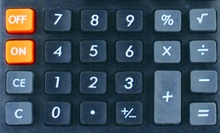
%> input picture Assignments/Assignments1/img/calculator2_buttons.jpg, 220 x 133 px, shrunk from 667 x 403 before the run
$ octave Q3_solution.m   (GNU Octave 9; MATLAB toolbox functions it lacks are replaced by stand-ins)
%> lines starting %> are read from the running program, lines starting %| are printed output that depends on the picture; in (x1, y1, x2, y2) boxes, pixels count from 0 and x2, y2 are one past the last pixel; in counts of white or black regions, pixels touching at a corner belong together; the program's own positions count from 1
### Assignments/Assignments1/myDilatation.m
function result = myDilatation(Img,Kernel)
[img_height,img_width] = size(Img);
result = zeros(img_height,img_width);
[kernel_hight,kernel_width] = size(Kernel);
padding_num = (kernel_hight-1)/2;
padding_img = zeros(img_height+(2*padding_num),img_width+(2*padding_num));
for i = 1:img_height
    for j = 1:img_width
        padding_img(i+padding_num,j+padding_num) = Img(i,j);
    end
end

for i = 1:img_height
    for j = 1:img_width
        tmp = zeros(kernel_width);
        for l = 0:(2*padding_num)
            for m = 0:(2*padding_num)
                tmp(l+1,m+1) = padding_img(i+l,j+m);
            end
        end
        tmp_matrix = zeros(kernel_hight,kernel_width);
        for l = 1:kernel_hight
            for m = 1:kernel_width
                tmp_matrix(l,m) = tmp(l,m) * Kernel(l,m);
            end
        end
        tmp_array = tmp_matrix(:);
        tmp_max = max(tmp_array);
        result(i,j) = tmp_max;
    end
end

end

### Assignments/Assignments1/myErosion.m
function result = myDilatation(Img,Kernel)
[img_height,img_width] = size(Img);
result = zeros(img_height,img_width);
[kernel_hight,kernel_width] = size(Kernel);
padding_num = (kernel_hight-1)/2;
padding_img = zeros(img_height+(2*padding_num),img_width+(2*padding_num));
for i = 1:img_height
    for j = 1:img_width
        padding_img(i+padding_num,j+padding_num) = Img(i,j);
    end
end

for i = 1:img_height
    for j = 1:img_width
        tmp = zeros(kernel_width);
        for l = 0:(2*padding_num)
            for m = 0:(2*padding_num)
                tmp(l+1,m+1) = padding_img(i+l,j+m);
            end
        end
        tmp_matrix = zeros(kernel_hight,kernel_width);
        for l = 1:kernel_hight
            for m = 1:kernel_width
                if Kernel(l,m) ~= 0
                    tmp_matrix(l,m) = tmp(l,m) * Kernel(l,m);
                else
                    tmp_matrix(l,m) = 1;
                end
            end
        end
        tmp_array = tmp_matrix(:);
        tmp_min = min(tmp_array);
        result(i,j) = tmp_min;
    end
end

end

### Assignments/Assignments1/Q3_solution.m
img_d = imread('img\calculator2_buttons.jpg');
%> img_d is the input picture: size 133x220x3 uint8; mean R, G, B 61.4, 78.3, 91.2
img_e = imread('img\calculator2_buttons.jpg');
thresh_img_d = graythresh(img_d);
%> thresh_img_d = 0.4
thresh_img_e = graythresh(img_e);
%> thresh_img_e = 0.4
img_bw_d = im2bw(img_d,thresh_img_d);
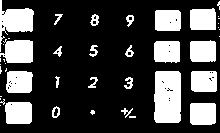
%> img_bw_d: size 133x220 logical; 26.6% white; 43 white regions (21 under 20 px), largest, box (x1, y1, x2, y2) and area: (154, 71, 181, 123) 1346, (0, 0, 34, 52) 784, (0, 39, 33, 63) 639
img_bw_e = im2bw(img_e,thresh_img_e);
kernel = [0,1,0;
          1,1,1;
          0,1,0];
result_d = myDilatation(img_bw_d,kernel);
%> after the loop in myDilatation, `for i = 1:img_height`:
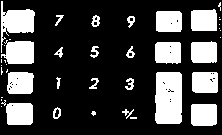
%> padding_img: size 135x222 double; values 0 (black) and 1 (white), 25.9% white; 43 white regions (21 under 20 px), largest, box (x1, y1, x2, y2) and area: (155, 72, 182, 124) 1346, (1, 1, 35, 53) 784, (1, 40, 34, 64) 639
%> after the loop in myDilatation, `for i = 1:img_height`:
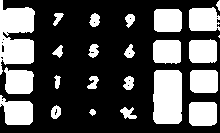
%> result: size 133x220 double; values 0 (black) and 1 (white), 32.5% white; 24 white regions (1 under 20 px), largest, box (x1, y1, x2, y2) and area: (0, 0, 35, 75) 1736, (153, 70, 182, 124) 1508, (0, 95, 33, 125) 706
%> after the loop in myDilatation, `for i = 1:img_height`: tmp = [0 0 0; 0 0 0; 0 0 0]
result_e = myErosion(img_bw_e,kernel);
%> after the loop in myDilatation, `for i = 1:img_height`:
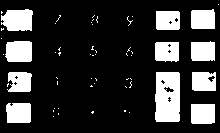
%> result: size 133x220 double; values 0 (black) and 1 (white), 20.6% white; 56 white regions (45 under 20 px), largest, box (x1, y1, x2, y2) and area: (155, 72, 180, 122) 1167, (1, 9, 33, 31) 586, (5, 41, 32, 62) 530
%> after the loop in myDilatation, `for i = 1:img_height`: tmp_matrix = [1 0 1; 0 0 0; 1 0 1]

subplot(2,2,1)
imshow(img_d);
title("Original Image");
hold on;

subplot(2,2,2);
imshow(result_d);
title("Dilatetation Image");
hold on;

subplot(2,2,3)
imshow(img_e);
title("Original Image");
hold on;

subplot(2,2,4);
imshow(result_e);
title("Erosion Image");
